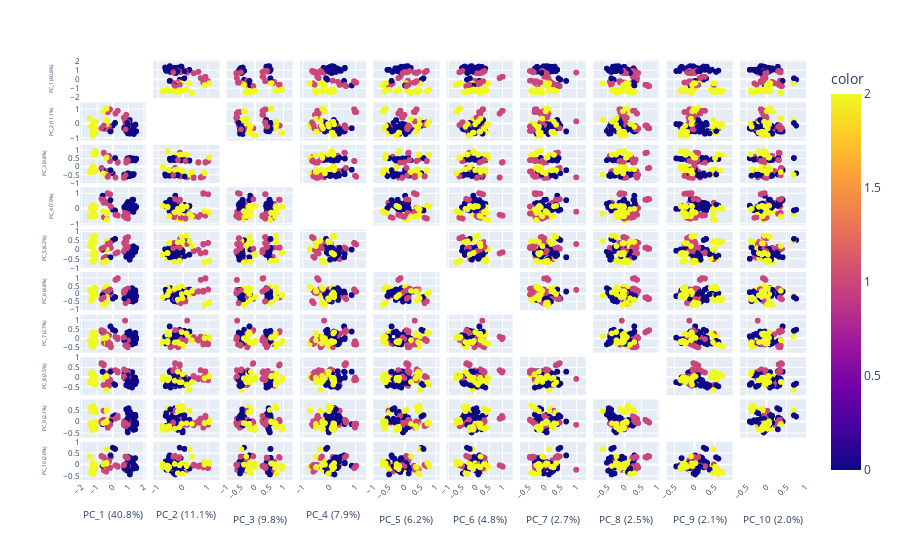

The notebook cell this image was saved under:
### Code cell
labels = {str(i): f"PC_{i+1} ({var:.1f}%)" 
           for i, var in enumerate(pca.explained_variance_ratio_ * 100)}

fig = px.scatter_matrix(data_pca, labels=labels, dimensions=range(10), color=cancer_level)
fig.update_layout({"xaxis"+str(i+1): dict(tickangle=-45, tickfont={"size": 8}, title={"font": {"size": 10}}) 
                   for i in range(10)})
fig.update_layout({"yaxis"+str(i+1): dict(tickfont={"size": 8}, title={"font": {"size": 5}}) 
                   for i in range(10)})
fig.update_traces(diagonal_visible=False)
fig.show()

### Figure 1 — Plotly figure (JSON) as saved in the notebook; plotly's stock layout.template omitted (floating-point values rounded to 4 significant figures; data arrays with more than 128 entries replaced by an {"elided": "..."} marker saying what was removed)
{"data": [{"diagonal": {"visible": false}, "dimensions": [{"axis": {"matches": true}, "label": "PC_1 (40.8%)", "values": {"elided": "1000 float values"}}, {"axis": {"matches": true}, "label": "PC_2 (11.1%)", "values": {"elided": "1000 float values"}}, {"axis": {"matches": true}, "label": "PC_3 (9.8%)", "values": {"elided": "1000 float values"}}, {"axis": {"matches": true}, "label": "PC_4 (7.9%)", "values": {"elided": "1000 float values"}}, {"axis": {"matches": true}, "label": "PC_5 (6.2%)", "values": {"elided": "1000 float values"}}, {"axis": {"matches": true}, "label": "PC_6 (4.8%)", "values": {"elided": "1000 float values"}}, {"axis": {"matches": true}, "label": "PC_7 (2.7%)", "values": {"elided": "1000 float values"}}, {"axis": {"matches": true}, "label": "PC_8 (2.5%)", "values": {"elided": "1000 float values"}}, {"axis": {"matches": true}, "label": "PC_9 (2.1%)", "values": {"elided": "1000 float values"}}, {"axis": {"matches": true}, "label": "PC_10 (2.0%)", "values": {"elided": "1000 float values"}}], "hovertemplate": "%{xaxis.title.text}=%{x}<br>%{yaxis.title.text}=%{y}<br>color=%{marker.color}<extra></extra>", "legendgroup": "", "marker": {"color": {"elided": "1000 int values"}, "coloraxis": "coloraxis", "symbol": "circle"}, "name": "", "showlegend": false, "type": "splom"}], "layout": {"coloraxis": {"colorbar": {"title": {"text": "color"}}, "colorscale": [[0, "#0d0887"], [0.1111, "#46039f"], [0.2222, "#7201a8"], [0.3333, "#9c179e"], [0.4444, "#bd3786"], [0.5556, "#d8576b"], [0.6667, "#ed7953"], [0.7778, "#fb9f3a"], [0.8889, "#fdca26"], [1, "#f0f921"]]}, "dragmode": "select", "legend": {"tracegroupgap": 0}, "margin": {"t": 60}, "xaxis": {"tickangle": -45, "tickfont": {"size": 8}, "title": {"font": {"size": 10}}}, "xaxis10": {"tickangle": -45, "tickfont": {"size": 8}, "title": {"font": {"size": 10}}}, "xaxis2": {"tickangle": -45, "tickfont": {"size": 8}, "title": {"font": {"size": 10}}}, "xaxis3": {"tickangle": -45, "tickfont": {"size": 8}, "title": {"font": {"size": 10}}}, "xaxis4": {"tickangle": -45, "tickfont": {"size": 8}, "title": {"font": {"size": 10}}}, "xaxis5": {"tickangle": -45, "tickfont": {"size": 8}, "title": {"font": {"size": 10}}}, "xaxis6": {"tickangle": -45, "tickfont": {"size": 8}, "title": {"font": {"size": 10}}}, "xaxis7": {"tickangle": -45, "tickfont": {"size": 8}, "title": {"font": {"size": 10}}}, "xaxis8": {"tickangle": -45, "tickfont": {"size": 8}, "title": {"font": {"size": 10}}}, "xaxis9": {"tickangle": -45, "tickfont": {"size": 8}, "title": {"font": {"size": 10}}}, "yaxis": {"tickfont": {"size": 8}, "title": {"font": {"size": 5}}}, "yaxis10": {"tickfont": {"size": 8}, "title": {"font": {"size": 5}}}, "yaxis2": {"tickfont": {"size": 8}, "title": {"font": {"size": 5}}}, "yaxis3": {"tickfont": {"size": 8}, "title": {"font": {"size": 5}}}, "yaxis4": {"tickfont": {"size": 8}, "title": {"font": {"size": 5}}}, "yaxis5": {"tickfont": {"size": 8}, "title": {"font": {"size": 5}}}, "yaxis6": {"tickfont": {"size": 8}, "title": {"font": {"size": 5}}}, "yaxis7": {"tickfont": {"size": 8}, "title": {"font": {"size": 5}}}, "yaxis8": {"tickfont": {"size": 8}, "title": {"font": {"size": 5}}}, "yaxis9": {"tickfont": {"size": 8}, "title": {"font": {"size": 5}}}}}
